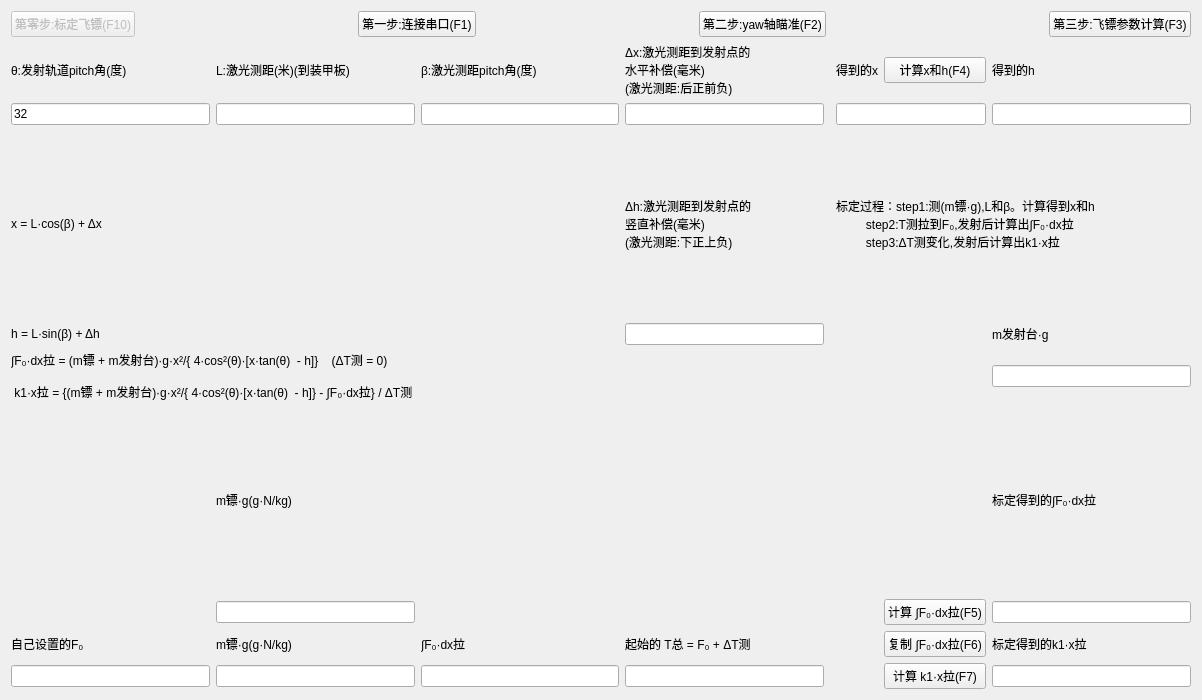
<?xml version="1.0" encoding="UTF-8"?>
<ui version="4.0">
 <class>testDartComputing</class>
 <widget class="QWidget" name="testDartComputing">
  <property name="geometry">
   <rect>
    <x>0</x>
    <y>0</y>
    <width>1202</width>
    <height>700</height>
   </rect>
  </property>
  <property name="windowTitle">
   <string>标定计算器</string>
  </property>
  <layout class="QGridLayout" name="gridLayout">
   <item row="5" column="3">
    <widget class="QLabel" name="betaLabel_3">
     <property name="text">
      <string>Δh:激光测距到发射点的
竖直补偿(毫米)
(激光测距:下正上负)</string>
     </property>
    </widget>
   </item>
   <item row="5" column="5" colspan="3">
    <widget class="QLabel" name="testProcessLabel">
     <property name="text">
      <string>标定过程：step1:测(m镖·g),L和β。计算得到x和h
         step2:T测拉到F₀,发射后计算出∫F₀·dx拉
         step3:ΔT测变化,发射后计算出k1·x拉</string>
     </property>
    </widget>
   </item>
   <item row="2" column="7">
    <widget class="QLineEdit" name="hLineEdit">
     <property name="text">
      <string/>
     </property>
     <property name="readOnly">
      <bool>true</bool>
     </property>
    </widget>
   </item>
   <item row="2" column="2">
    <widget class="QLineEdit" name="betaLineEdit">
     <property name="text">
      <string/>
     </property>
    </widget>
   </item>
   <item row="2" column="0">
    <widget class="QLineEdit" name="setaLineEdit">
     <property name="text">
      <string>32</string>
     </property>
    </widget>
   </item>
   <item row="1" column="2">
    <widget class="QLabel" name="betaLabel">
     <property name="text">
      <string>β:激光测距pitch角(度)</string>
     </property>
    </widget>
   </item>
   <item row="1" column="3" colspan="2">
    <widget class="QLabel" name="betaLabel_2">
     <property name="text">
      <string>Δx:激光测距到发射点的
水平补偿(毫米)
(激光测距:后正前负)</string>
     </property>
    </widget>
   </item>
   <item row="1" column="5">
    <widget class="QLabel" name="xLabel">
     <property name="text">
      <string>得到的x</string>
     </property>
    </widget>
   </item>
   <item row="1" column="6">
    <widget class="QPushButton" name="computeXandHPushButton">
     <property name="text">
      <string>计算x和h(F4)</string>
     </property>
     <property name="shortcut">
      <string>F4</string>
     </property>
    </widget>
   </item>
   <item row="2" column="1">
    <widget class="QLineEdit" name="lLineEdit">
     <property name="text">
      <string/>
     </property>
    </widget>
   </item>
   <item row="2" column="5" colspan="2">
    <widget class="QLineEdit" name="xLineEdit">
     <property name="text">
      <string/>
     </property>
     <property name="readOnly">
      <bool>true</bool>
     </property>
    </widget>
   </item>
   <item row="1" column="7">
    <widget class="QLabel" name="hLabel">
     <property name="text">
      <string>得到的h</string>
     </property>
    </widget>
   </item>
   <item row="2" column="3">
    <widget class="QLineEdit" name="deltaXlineEdit">
     <property name="text">
      <string/>
     </property>
    </widget>
   </item>
   <item row="6" column="3">
    <widget class="QLineEdit" name="deltaHlineEdit">
     <property name="text">
      <string/>
     </property>
    </widget>
   </item>
   <item row="7" column="7">
    <widget class="QLineEdit" name="mLauncherPlusGLineEditInput"/>
   </item>
   <item row="7" column="0" colspan="4">
    <widget class="QLabel" name="deltaTensionFormulaLabel">
     <property name="text">
      <string>∫F₀·dx拉 = (m镖 + m发射台)·g·x²/{ 4·cos²(θ)·[x·tan(θ)  - h]}    (ΔT测 = 0)

 k1·x拉 = {(m镖 + m发射台)·g·x²/{ 4·cos²(θ)·[x·tan(θ)  - h]} - ∫F₀·dx拉} / ΔT测</string>
     </property>
    </widget>
   </item>
   <item row="8" column="1">
    <widget class="QLabel" name="mdart1PlusGlabelInput_2">
     <property name="text">
      <string>m镖·g(g·N/kg)</string>
     </property>
    </widget>
   </item>
   <item row="8" column="7">
    <widget class="QLabel" name="integralOfF0PlusDxtensionLabelOutput">
     <property name="text">
      <string>标定得到的∫F₀·dx拉</string>
     </property>
    </widget>
   </item>
   <item row="9" column="1">
    <widget class="QLineEdit" name="mdart1PlusGLineEditInput"/>
   </item>
   <item row="9" column="7">
    <widget class="QLineEdit" name="integralOfF0PlusDxtensionLineEditOutput">
     <property name="readOnly">
      <bool>true</bool>
     </property>
    </widget>
   </item>
   <item row="10" column="1">
    <widget class="QLabel" name="mdart1PlusGlabelInput">
     <property name="text">
      <string>m镖·g(g·N/kg)</string>
     </property>
    </widget>
   </item>
   <item row="10" column="0">
    <widget class="QLabel" name="f0LabelInput">
     <property name="text">
      <string>自己设置的F₀</string>
     </property>
    </widget>
   </item>
   <item row="9" column="6">
    <widget class="QPushButton" name="computeTall4PushButton">
     <property name="text">
      <string>计算 ∫F₀·dx拉(F5)</string>
     </property>
     <property name="shortcut">
      <string>F5</string>
     </property>
    </widget>
   </item>
   <item row="10" column="2">
    <widget class="QLabel" name="integralOfF0PlusDxtensionLabelInput">
     <property name="text">
      <string>∫F₀·dx拉</string>
     </property>
    </widget>
   </item>
   <item row="10" column="3">
    <widget class="QLabel" name="Tall1LabelInput">
     <property name="text">
      <string>起始的 T总 = F₀ + ΔT测</string>
     </property>
    </widget>
   </item>
   <item row="10" column="6">
    <widget class="QPushButton" name="copyTall4PushButton">
     <property name="text">
      <string>复制 ∫F₀·dx拉(F6)</string>
     </property>
     <property name="shortcut">
      <string>F6</string>
     </property>
    </widget>
   </item>
   <item row="11" column="1">
    <widget class="QLineEdit" name="mdart2PlusGLineEditInput"/>
   </item>
   <item row="11" column="0">
    <widget class="QLineEdit" name="f0LineEditInput"/>
   </item>
   <item row="11" column="7">
    <widget class="QLineEdit" name="k1PlusXtensionLineEditInput">
     <property name="enabled">
      <bool>true</bool>
     </property>
     <property name="readOnly">
      <bool>true</bool>
     </property>
    </widget>
   </item>
   <item row="11" column="2">
    <widget class="QLineEdit" name="integralOfF0PlusDxtensionLineEditInput">
     <property name="readOnly">
      <bool>false</bool>
     </property>
    </widget>
   </item>
   <item row="11" column="6">
    <widget class="QPushButton" name="computeK1PlusXtensionPushButton">
     <property name="text">
      <string>计算 k1·x拉(F7)</string>
     </property>
     <property name="shortcut">
      <string>F7</string>
     </property>
    </widget>
   </item>
   <item row="10" column="7">
    <widget class="QLabel" name="k1PlusXtensionLabelInput">
     <property name="text">
      <string>标定得到的k1·x拉</string>
     </property>
    </widget>
   </item>
   <item row="11" column="3">
    <widget class="QLineEdit" name="Tall1LineEditInput">
     <property name="text">
      <string/>
     </property>
     <property name="readOnly">
      <bool>false</bool>
     </property>
    </widget>
   </item>
   <item row="6" column="7">
    <widget class="QLabel" name="mLauncherPlusGLabelInput">
     <property name="text">
      <string>m发射台·g</string>
     </property>
    </widget>
   </item>
   <item row="1" column="0">
    <widget class="QLabel" name="setaLabel">
     <property name="text">
      <string>θ:发射轨道pitch角(度)</string>
     </property>
    </widget>
   </item>
   <item row="0" column="0" colspan="8">
    <layout class="QHBoxLayout" name="horizontalLayout_2">
     <item>
      <widget class="QPushButton" name="testDartPushButton">
       <property name="enabled">
        <bool>false</bool>
       </property>
       <property name="text">
        <string>第零步:标定飞镖(F10)</string>
       </property>
       <property name="shortcut">
        <string>F10</string>
       </property>
      </widget>
     </item>
     <item>
      <spacer name="horizontalSpacer_6">
       <property name="orientation">
        <enum>Qt::Horizontal</enum>
       </property>
       <property name="sizeHint" stdset="0">
        <size>
         <width>180</width>
         <height>20</height>
        </size>
       </property>
      </spacer>
     </item>
     <item>
      <widget class="QPushButton" name="ConnectUartPushButton">
       <property name="enabled">
        <bool>true</bool>
       </property>
       <property name="text">
        <string>第一步:连接串口(F1)</string>
       </property>
       <property name="shortcut">
        <string>F1</string>
       </property>
      </widget>
     </item>
     <item>
      <spacer name="horizontalSpacer_4">
       <property name="orientation">
        <enum>Qt::Horizontal</enum>
       </property>
       <property name="sizeHint" stdset="0">
        <size>
         <width>99</width>
         <height>20</height>
        </size>
       </property>
      </spacer>
     </item>
     <item>
      <widget class="QPushButton" name="yawAimingPushButton">
       <property name="text">
        <string>第二步:yaw轴瞄准(F2)</string>
       </property>
       <property name="shortcut">
        <string>F2</string>
       </property>
      </widget>
     </item>
     <item>
      <spacer name="horizontalSpacer_5">
       <property name="orientation">
        <enum>Qt::Horizontal</enum>
       </property>
       <property name="sizeHint" stdset="0">
        <size>
         <width>168</width>
         <height>25</height>
        </size>
       </property>
      </spacer>
     </item>
     <item>
      <widget class="QPushButton" name="dartsParasComputingPushButton">
       <property name="enabled">
        <bool>true</bool>
       </property>
       <property name="text">
        <string>第三步:飞镖参数计算(F3)</string>
       </property>
       <property name="shortcut">
        <string>F3</string>
       </property>
      </widget>
     </item>
    </layout>
   </item>
   <item row="1" column="1">
    <widget class="QLabel" name="lLabel">
     <property name="text">
      <string>L:激光测距(米)(到装甲板)</string>
     </property>
    </widget>
   </item>
   <item row="6" column="0" colspan="2">
    <widget class="QLabel" name="hFormulaLabel">
     <property name="text">
      <string>h = L·sin(β) + Δh</string>
     </property>
    </widget>
   </item>
   <item row="5" column="0">
    <widget class="QLabel" name="xFormulaLabel">
     <property name="text">
      <string>x = L·cos(β) + Δx</string>
     </property>
    </widget>
   </item>
  </layout>
 </widget>
 <tabstops>
  <tabstop>lLineEdit</tabstop>
  <tabstop>betaLineEdit</tabstop>
  <tabstop>computeXandHPushButton</tabstop>
  <tabstop>f0LineEditInput</tabstop>
  <tabstop>computeK1PlusXtensionPushButton</tabstop>
  <tabstop>setaLineEdit</tabstop>
  <tabstop>deltaXlineEdit</tabstop>
  <tabstop>deltaHlineEdit</tabstop>
  <tabstop>mLauncherPlusGLineEditInput</tabstop>
  <tabstop>mdart1PlusGLineEditInput</tabstop>
  <tabstop>computeTall4PushButton</tabstop>
  <tabstop>copyTall4PushButton</tabstop>
  <tabstop>Tall1LineEditInput</tabstop>
  <tabstop>integralOfF0PlusDxtensionLineEditInput</tabstop>
  <tabstop>mdart2PlusGLineEditInput</tabstop>
  <tabstop>dartsParasComputingPushButton</tabstop>
  <tabstop>ConnectUartPushButton</tabstop>
  <tabstop>testDartPushButton</tabstop>
  <tabstop>integralOfF0PlusDxtensionLineEditOutput</tabstop>
  <tabstop>hLineEdit</tabstop>
  <tabstop>k1PlusXtensionLineEditInput</tabstop>
  <tabstop>xLineEdit</tabstop>
  <tabstop>yawAimingPushButton</tabstop>
 </tabstops>
 <resources/>
 <connections/>
</ui>
